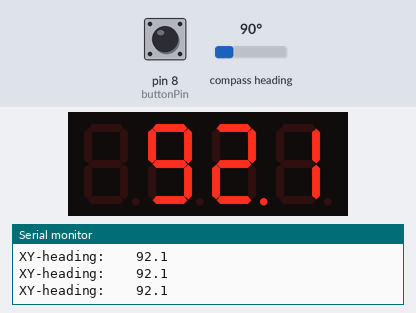
A sketch run on a simulated Arduino Uno, built with avr-gcc and run on an emulated ATmega328P. Shown: 4-digit seven-segment display, the last lines printed to the serial monitor. Wiring (inferred from the names in the program): TM1637 display: clock pin 6; DIO pin 5; HMC5883L compass at I2C address 0x1E. Inputs (shaded band) come from the test bench; at power-on: pin 8 (buttonPin) LOW, compass heading 90°.

Above: at 1.2 s.
1.3 s: pin 8 (buttonPin) pulled HIGH for 0.15 s
At 2.1 s:
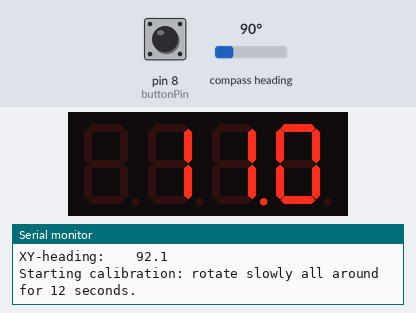
3.8 s: pin 8 (buttonPin) pulled HIGH for 1 s
At 5.6 s:
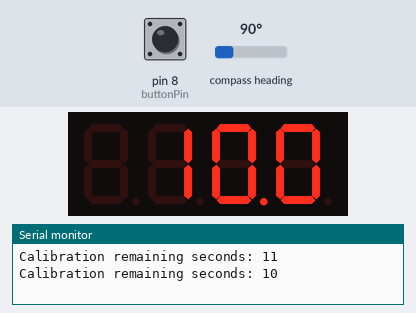
Timing chart, 0 to 7.1 s (numbered marks = the images above; inputs shaded):
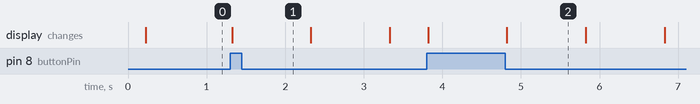

Measured:
- after the input at 1.3 s, the display: changes at once (image 1)
- what the display in image 2 shows lasts 1.0 s, from 4.8 s to 5.8 s

The sketch:

demo_compass_TM1637.ino
```cpp
//****************************************************************

// Wiring:
// 5,6 for TM1637;
// A5,14 for HMC5883;
// 8 for button

//****************************************************************

void beginCalibration();

//****************************************************************

#include <AC_Button.h>

// Button
const int longClickDuration = 1000; // milliseconds
const int buttonPin = 8;
AC_Button button(buttonPin);

void upEvent() {
  beginCalibration();
}

void buttonSetup() {
  button.begin();
  button.onUp(upEvent);
  // button.setLongPeriodDuration(longClickDuration);
  // button.onUpLong(upLongEvent);
}

/*
  void upEvent() {
    Serial.print("up short: ");
    Serial.println(button.downDuration());
  }

  void upLongEvent() {
    Serial.print("up long: ");
    Serial.println(button.downDuration());
  }
*/

//****************************************************************

#include <AC_TM1637.h>

const int displayPinCLK = 6;
const int displayPinDIO = 5;
const int displayBrightness = 10; // between 8 and 15
AC_TM1637 display(displayPinCLK, displayPinDIO);

void displaySetup() {
  display.setBrightness(displayBrightness);
  display.begin();
  display.setDigits(0,0,0,0);
}

//****************************************************************

#include <AC_HMC5883L.h>

// Magnetic declination equal to 1 degree 14 minutes
const int declinationDegrees = 1;
const int declinationMinutes = 24;

AC_HMC5883L compass;

const long durationCalibration = 12000; // milliseconds

const boolean useManualCalibration = true;
long dateCalibrationStart = 0;
boolean isCalibrating = false;
long dateLastShow = 0;

void compassSetup() {
  compass.begin();
  compass.setGainMode(AC_HMC5883L::GAIN_0_8);
  compass.setDeclinationDegrees(declinationDegrees, declinationMinutes);
  // manual calibration // TODO: declare vectors
  compass.setOffset(-12, 771.000, 574);
  compass.setScale(1.000,   0.874,   7.195);
}

void beginCalibration() {
  isCalibrating = true;
  dateCalibrationStart = millis();
  compass.beginCalibration();
  Serial.println("Starting calibration: rotate slowly all around for 12 seconds.");
}

void displayFloat(float value, int nbChars, int precision) {
  // using: void dtostrf(float value, int nbChars, int precision, char* target)
  const int nbDigits = 10; // >= nbChars
  char buffer[nbDigits];
  dtostrf(value, nbChars, precision, buffer);
  Serial.print(buffer);
}

void reportCalibration() {
  Vector offset = compass.getOffset();
  Vector scale = compass.getScale();
  Serial.print("Setting offset: ");
  displayFloat(offset.x, 7, 3);
  Serial.print(", ");
  displayFloat(offset.y, 7, 3);
  Serial.print(", ");
  displayFloat(offset.z, 7, 3);
  Serial.println("");
  Serial.print("Setting scale: ");
  displayFloat(scale.x, 7, 3);
  Serial.print(", ");
  displayFloat(scale.y, 7, 3);
  Serial.print(", ");
  displayFloat(scale.z, 7, 3);
  Serial.println("");
}

void checkCalibration() {
  if (isCalibrating) {
    compass.stepCalibration();
    // test for end
    if (millis() - dateCalibrationStart > durationCalibration) {
      compass.endCalibration();
      isCalibrating = false;
      reportCalibration();
    }

    float remain = (durationCalibration - (millis() - dateCalibrationStart)) / 1000;
    display.showFloat(remain, 1);
    // display remaining calibration time every second
    if (millis() - dateLastShow > 1000) {
      dateLastShow = millis();
      Serial.print("Calibration remaining seconds: ");
      Serial.println((long) remain);
    }
  }
}


//****************************************************************
// Serial

void serialSetup() {
  Serial.begin(9600);
}

//****************************************************************
// setup

void setup()
{
  serialSetup();
  displaySetup();
  buttonSetup();
  compassSetup();
  Serial.println("Starting up");
}


//****************************************************************
// loop

void loop()
{
  button.poll();
  checkCalibration();

  if (! isCalibrating && millis() - dateLastShow > 200) {
    dateLastShow = millis();
    compass.update();

    float headRad = compass.getHeading();
    float headDeg = headRad * RAD_TO_DEG;

    display.showFloat(headDeg, 1);

    Serial.print("XY-heading: ");
    displayFloat(headDeg, 7, 1);
    Serial.println("");
  }

  delay(20);
}
```
